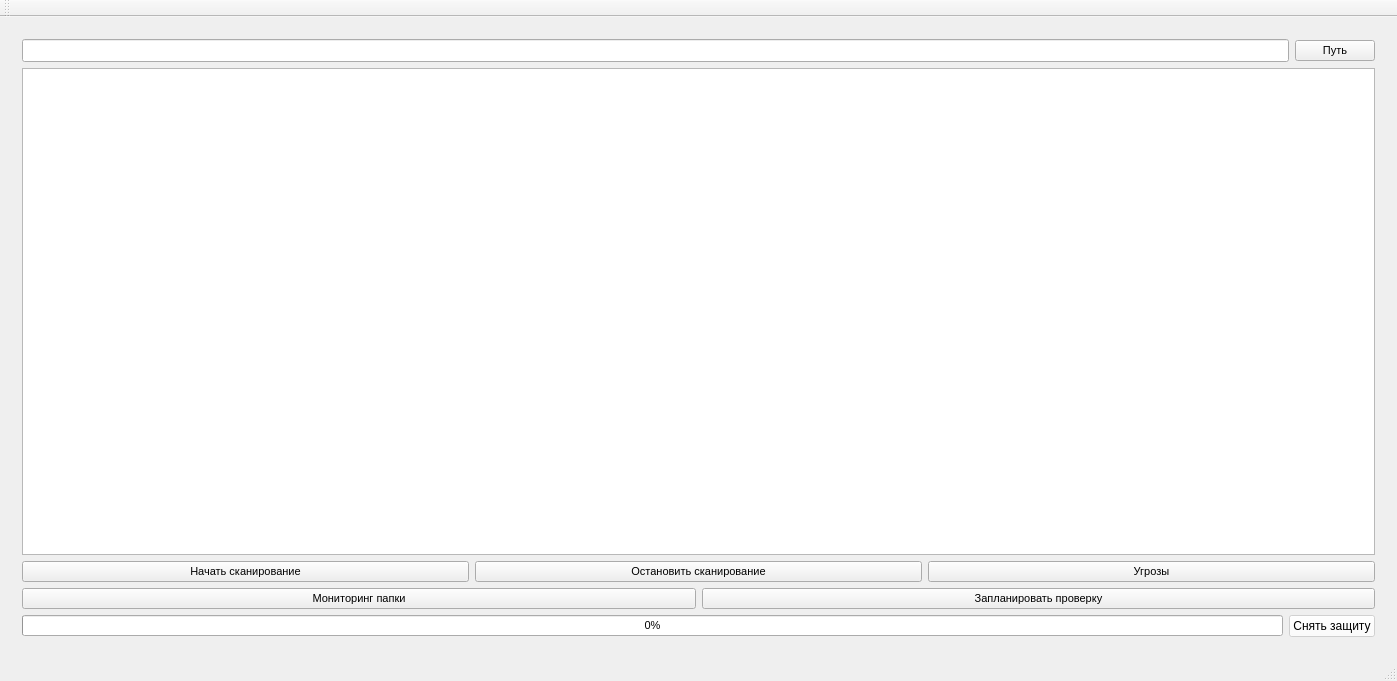
<?xml version="1.0" encoding="UTF-8"?>
<ui version="4.0">
 <class>ClientClass</class>
 <widget class="QMainWindow" name="ClientClass">
  <property name="geometry">
   <rect>
    <x>0</x>
    <y>0</y>
    <width>1397</width>
    <height>681</height>
   </rect>
  </property>
  <property name="font">
   <font>
    <pointsize>8</pointsize>
   </font>
  </property>
  <property name="windowTitle">
   <string>Client</string>
  </property>
  <property name="styleSheet">
   <string notr="true">bakcground-color: rgb(255, 255, 255)</string>
  </property>
  <widget class="QWidget" name="centralWidget">
   <layout class="QGridLayout" name="gridLayout">
    <item row="0" column="0">
     <widget class="QStackedWidget" name="stackedWidget">
      <property name="currentIndex">
       <number>0</number>
      </property>
      <widget class="QWidget" name="page">
       <layout class="QGridLayout" name="gridLayout_5">
        <item row="0" column="0">
         <layout class="QHBoxLayout" name="horizontalLayout_8">
          <item>
           <widget class="QLineEdit" name="pathLineEdit">
            <property name="font">
             <font>
              <pointsize>10</pointsize>
             </font>
            </property>
           </widget>
          </item>
          <item>
           <widget class="QPushButton" name="browseButton">
            <property name="text">
             <string>Путь</string>
            </property>
           </widget>
          </item>
         </layout>
        </item>
        <item row="1" column="0">
         <widget class="QTextEdit" name="reportTextEdit">
          <property name="font">
           <font>
            <pointsize>10</pointsize>
           </font>
          </property>
         </widget>
        </item>
        <item row="2" column="0">
         <layout class="QHBoxLayout" name="horizontalLayout_9">
          <item>
           <widget class="QPushButton" name="scanButton">
            <property name="font">
             <font>
              <pointsize>8</pointsize>
             </font>
            </property>
            <property name="text">
             <string>Начать сканирование</string>
            </property>
           </widget>
          </item>
          <item>
           <widget class="QPushButton" name="stopScanButton">
            <property name="font">
             <font>
              <pointsize>8</pointsize>
             </font>
            </property>
            <property name="text">
             <string>Остановить сканирование</string>
            </property>
           </widget>
          </item>
          <item>
           <widget class="QPushButton" name="reportButton">
            <property name="sizePolicy">
             <sizepolicy hsizetype="Minimum" vsizetype="Fixed">
              <horstretch>0</horstretch>
              <verstretch>0</verstretch>
             </sizepolicy>
            </property>
            <property name="text">
             <string>Угрозы</string>
            </property>
           </widget>
          </item>
         </layout>
        </item>
        <item row="3" column="0">
         <layout class="QHBoxLayout" name="horizontalLayout_7">
          <item>
           <widget class="QPushButton" name="monitorPageButton">
            <property name="sizePolicy">
             <sizepolicy hsizetype="Minimum" vsizetype="Fixed">
              <horstretch>0</horstretch>
              <verstretch>0</verstretch>
             </sizepolicy>
            </property>
            <property name="text">
             <string>Мониторинг папки</string>
            </property>
           </widget>
          </item>
          <item>
           <widget class="QPushButton" name="schedulePageButton">
            <property name="sizePolicy">
             <sizepolicy hsizetype="Minimum" vsizetype="Fixed">
              <horstretch>0</horstretch>
              <verstretch>0</verstretch>
             </sizepolicy>
            </property>
            <property name="text">
             <string>Запланировать проверку</string>
            </property>
           </widget>
          </item>
         </layout>
        </item>
        <item row="4" column="0">
         <layout class="QHBoxLayout" name="horizontalLayout_12">
          <item>
           <widget class="QProgressBar" name="scanProgressBar">
            <property name="value">
             <number>0</number>
            </property>
           </widget>
          </item>
          <item>
           <widget class="QPushButton" name="shutDownButton">
            <property name="styleSheet">
             <string notr="true">background-color: rgba(255, 255, 255, 150);</string>
            </property>
            <property name="text">
             <string>Снять защиту</string>
            </property>
           </widget>
          </item>
         </layout>
        </item>
       </layout>
      </widget>
      <widget class="QWidget" name="page_2">
       <layout class="QGridLayout" name="gridLayout_3">
        <item row="2" column="0" colspan="2">
         <widget class="QListWidget" name="threatList">
          <property name="font">
           <font>
            <pointsize>11</pointsize>
           </font>
          </property>
         </widget>
        </item>
        <item row="0" column="0">
         <layout class="QHBoxLayout" name="horizontalLayout_2">
          <item>
           <widget class="QPushButton" name="backButton">
            <property name="text">
             <string>Назад</string>
            </property>
           </widget>
          </item>
          <item>
           <spacer name="horizontalSpacer_2">
            <property name="orientation">
             <enum>Qt::Horizontal</enum>
            </property>
            <property name="sizeHint" stdset="0">
             <size>
              <width>40</width>
              <height>20</height>
             </size>
            </property>
           </spacer>
          </item>
         </layout>
        </item>
        <item row="1" column="0">
         <layout class="QHBoxLayout" name="horizontalLayout_3">
          <item>
           <widget class="QPushButton" name="quarantineButton">
            <property name="text">
             <string>Поместить на карантин</string>
            </property>
           </widget>
          </item>
          <item>
           <widget class="QPushButton" name="unQuarantineButton">
            <property name="text">
             <string>Снять с карантина</string>
            </property>
           </widget>
          </item>
          <item>
           <widget class="QPushButton" name="deleteButton">
            <property name="text">
             <string>Удалить</string>
            </property>
           </widget>
          </item>
         </layout>
        </item>
       </layout>
      </widget>
      <widget class="QWidget" name="page_3">
       <layout class="QGridLayout" name="gridLayout_2">
        <item row="1" column="1">
         <widget class="QPushButton" name="monitorBrowseButton">
          <property name="text">
           <string>Путь</string>
          </property>
         </widget>
        </item>
        <item row="0" column="0">
         <layout class="QHBoxLayout" name="horizontalLayout">
          <item>
           <widget class="QPushButton" name="monitorBackButton">
            <property name="text">
             <string>Назад</string>
            </property>
           </widget>
          </item>
          <item>
           <spacer name="horizontalSpacer">
            <property name="orientation">
             <enum>Qt::Horizontal</enum>
            </property>
            <property name="sizeHint" stdset="0">
             <size>
              <width>40</width>
              <height>20</height>
             </size>
            </property>
           </spacer>
          </item>
         </layout>
        </item>
        <item row="1" column="0">
         <widget class="QLineEdit" name="monitorPathEdit">
          <property name="font">
           <font>
            <pointsize>10</pointsize>
           </font>
          </property>
         </widget>
        </item>
        <item row="3" column="0" colspan="2">
         <widget class="QTableWidget" name="monitorTable">
          <column>
           <property name="text">
            <string>Путь к папке</string>
           </property>
          </column>
         </widget>
        </item>
        <item row="2" column="0" colspan="2">
         <layout class="QHBoxLayout" name="horizontalLayout_6">
          <item>
           <widget class="QPushButton" name="monitorButton">
            <property name="text">
             <string>Начать мониторинг</string>
            </property>
           </widget>
          </item>
          <item>
           <widget class="QPushButton" name="stopMonitorButton">
            <property name="text">
             <string>Прекратить мониторинг</string>
            </property>
           </widget>
          </item>
         </layout>
        </item>
       </layout>
      </widget>
      <widget class="QWidget" name="page_4">
       <layout class="QGridLayout" name="gridLayout_4">
        <item row="3" column="0">
         <widget class="QPushButton" name="scheduleScanButton">
          <property name="text">
           <string>Запланировать</string>
          </property>
         </widget>
        </item>
        <item row="3" column="1">
         <widget class="QPushButton" name="cancelScheduleScanButton">
          <property name="text">
           <string>Отменить</string>
          </property>
         </widget>
        </item>
        <item row="2" column="0" colspan="2">
         <widget class="QTableWidget" name="scheduleScanTable">
          <column>
           <property name="text">
            <string>Путь к папке</string>
           </property>
          </column>
          <column>
           <property name="text">
            <string>Время</string>
           </property>
          </column>
         </widget>
        </item>
        <item row="1" column="0" colspan="2">
         <layout class="QHBoxLayout" name="horizontalLayout_5">
          <item>
           <widget class="QTimeEdit" name="scheduleTimeEdit"/>
          </item>
          <item>
           <widget class="QLineEdit" name="schedulePathEdit">
            <property name="font">
             <font>
              <pointsize>10</pointsize>
             </font>
            </property>
           </widget>
          </item>
          <item>
           <widget class="QPushButton" name="scheduleBrowseButton">
            <property name="text">
             <string>Путь</string>
            </property>
           </widget>
          </item>
         </layout>
        </item>
        <item row="0" column="0" colspan="2">
         <layout class="QHBoxLayout" name="horizontalLayout_4">
          <item>
           <widget class="QPushButton" name="scheduleBackButton">
            <property name="text">
             <string>Назад</string>
            </property>
           </widget>
          </item>
          <item>
           <spacer name="horizontalSpacer_3">
            <property name="orientation">
             <enum>Qt::Horizontal</enum>
            </property>
            <property name="sizeHint" stdset="0">
             <size>
              <width>40</width>
              <height>20</height>
             </size>
            </property>
           </spacer>
          </item>
         </layout>
        </item>
       </layout>
      </widget>
     </widget>
    </item>
   </layout>
  </widget>
  <widget class="QMenuBar" name="menuBar">
   <property name="geometry">
    <rect>
     <x>0</x>
     <y>0</y>
     <width>1397</width>
     <height>23</height>
    </rect>
   </property>
  </widget>
  <widget class="QToolBar" name="mainToolBar">
   <attribute name="toolBarArea">
    <enum>TopToolBarArea</enum>
   </attribute>
   <attribute name="toolBarBreak">
    <bool>false</bool>
   </attribute>
  </widget>
  <widget class="QStatusBar" name="statusBar"/>
 </widget>
 <layoutdefault spacing="6" margin="11"/>
 <resources>
  <include location="Client.qrc"/>
 </resources>
 <connections/>
</ui>
